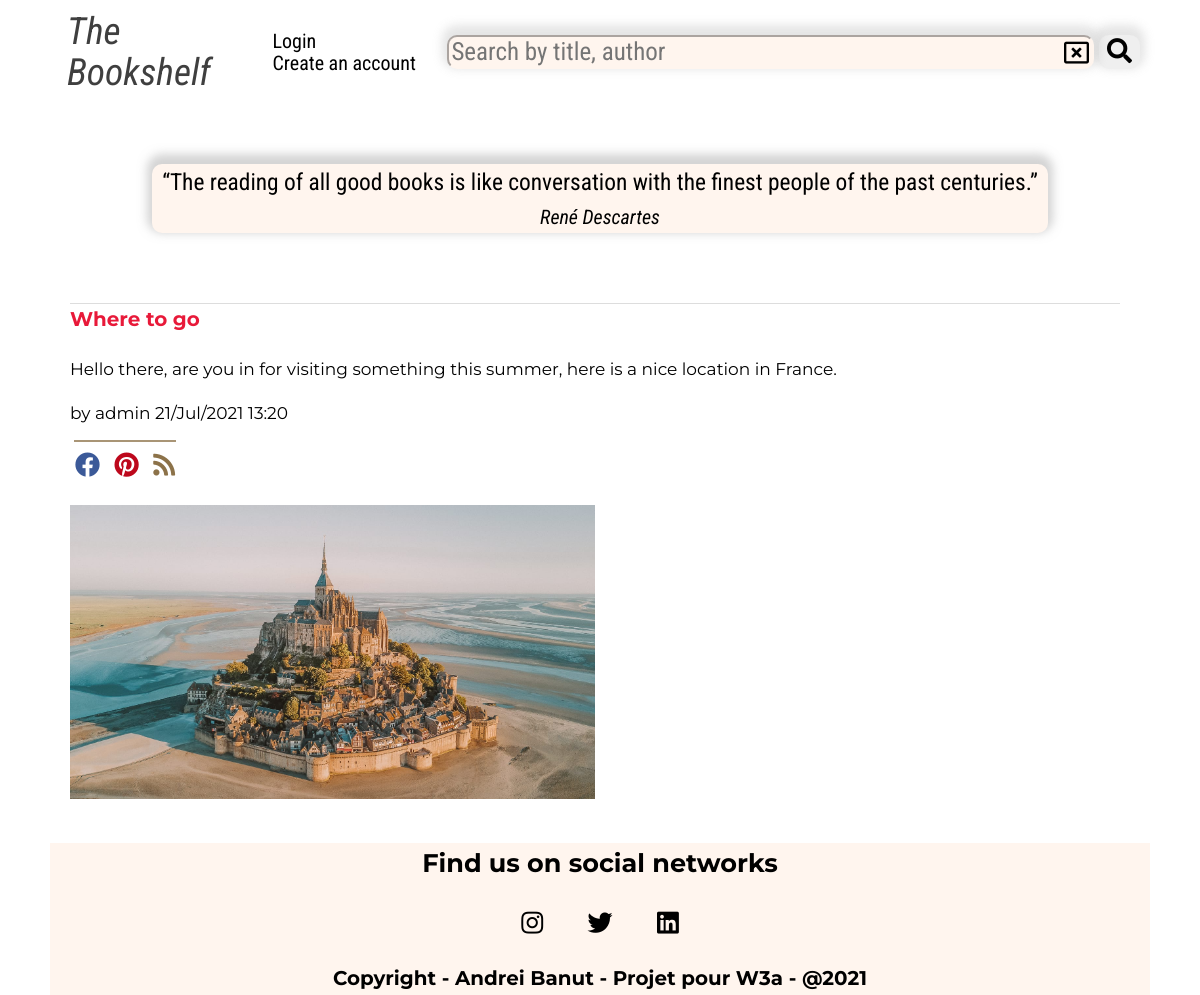
The page /post-details.php?id=60 on the database its author committed.
### tables this page shows
CREATE TABLE IF NOT EXISTS `posts` (
  `id` int(11) NOT NULL AUTO_INCREMENT,
  `title` varchar(250) NOT NULL,
  `content` text,
  `picture` varchar(250) DEFAULT NULL,
  `created_at` timestamp NULL DEFAULT CURRENT_TIMESTAMP,
  `edited_at` timestamp NULL DEFAULT CURRENT_TIMESTAMP,
  `user_id` int(11) NOT NULL,
  PRIMARY KEY (`id`),
  KEY `user_id` (`user_id`)
);

CREATE TABLE IF NOT EXISTS `users` (
  `id` int(11) NOT NULL AUTO_INCREMENT,
  `nickname` varchar(50) NOT NULL,
  `first_name` varchar(50) NOT NULL,
  `last_name` varchar(50) NOT NULL,
  `email` varchar(250) NOT NULL,
  `password` varchar(250) NOT NULL,
  `created_at` timestamp NULL DEFAULT CURRENT_TIMESTAMP,
  `role_id` int(11) NOT NULL DEFAULT '1',
  PRIMARY KEY (`id`),
  UNIQUE KEY `pseudo` (`nickname`),
  UNIQUE KEY `email` (`email`),
  KEY `role_id` (`role_id`)
);

### post-details.php (called while the page is built, shortened)
<?php
require 'lib/conf.php';
if ($_SERVER['REQUEST_METHOD'] === 'GET')
{
  if(isset($_GET['id']) && !empty($_GET['id'])) {
            $postId = $_GET['id'];
            try {
            $q = $pdo->prepare(
            $sql = 'SELECT posts.id, title, content, picture, posts.created_at, posts.user_id, users.id, nickname
            FROM posts
            INNER JOIN users ON users.id = posts.user_id
            WHERE posts.id = :post_id ');
        $q->execute([':post_id' => $postId]);
        $post = $q->fetch();
    } catch (PDOException $e) {
        echo $e->getMessage();
        die;
    }
        }
}
require 'views/post-details.phtml';

### views/post-details.phtml (the view, shortened to what this page needs)
<?php require 'partials/head.php'; ?>
<body>
  <header class="header">
    <?php require 'partials/navbar.php'; ?>
  </header>
  <div class="container">
    <div class="posts-wrapper d-flex flex-col">
      <div class="showcase justify-center">
        <div class="showcase-banner d-flex flex-col align-center justify-center text-center">
          <div class="showcase-banner-holder">
            <h3>“The reading of all good books is like conversation with the finest people of the past centuries.”</h3>
            <p><i>René Descartes </i></p>
          </div>
        </div>
      </div>
      <section id="post-details">
        <div class="post-content">
          <div class="post-content">
            <h3 class="post-title"><?= htmlspecialchars($post['title']) ?></h3>
            <p><?= htmlspecialchars($post['content']) ?></p>
            <div class="posted-by">
              <p>by <span><?= htmlspecialchars($post['nickname']) ?></span> <span
                  class="posted-at"><?= date_create($post['created_at'])->format('d/M/Y H:i') ?></span></p>
            </div>
            <div class="post-details-social">
              <a href="https://www.facebook.com" target="_blank"><i class="fab fa-facebook"></i></a>
              <a href="https://www.pinterest.com" target="_blank"><i class="fab fa-pinterest"></i></a>
              <a href="https://www.rss.com" target="_blank"><i class="fas fa-rss"></i></a>
            </div>
            <?php if ($post['picture'] !== null):?>
            <div class="post-image">
              <a href="#"><img src="images/posts/<?= htmlspecialchars($post['picture']) ?>" alt="an image"></a>
            </div>
            <?php else: ?>
            <div class="post-image hide">
              <a href="#"><img src="images/posts/<?= htmlspecialchars($post['picture']) ?>" alt="an image"></a>
            </div>
            <?php endif; ?>
          </div>
      </section>
    </div>
  </div>
  <footer>
    <?php require 'partials/footer.php'; ?>
  </footer>
</body>
</html>

### css/style.css (style rules this page uses)
* { box-sizing: border-box; }
html { font-size: 62.5%; }
:root { --primaryFontSize: 2rem; --bigFontSize: 2.5rem; --mediumFontSize: 1.7rem; --smallFontSize: 1.5rem; --primaryFontFamily: "Montserrat", sans-serif; --secondaryFontFamily: "Roboto Condensed", sans-serif; --white: #fff; --black: #000; --post-title: #e81939; --bgcprimary: #ffffff; --bgcsecondary: #fffafa; --bgcbutton: #fff5ee; --read: #1e90ff; --edit: #624213; --quit: #ff0000; --validate: #008000; --shadowsm: 0px -5px 10px 5px rgba(169, 169, 169, 0.2); --shadowmd: 0px -5px 10px 5px rgba(169, 169, 169, 0.3); --shadowlg: 0px -5px 10px 5px rgba(169, 169, 169, 0.4); --shadowxl: 0px -5px 10px 5px rgba(169, 169, 169, 0.5); }
body { background-color: var(--bgcprimary); font-size: var(--primaryFontSize); line-height: 1.6; font-family: var(--primaryFontFamily); }
.container { width: 1100px; max-width: 100%; margin: 0 auto; }
img { max-width: 100%; }
a { text-decoration: none; color: inherit; }
.text-center { text-align: center; }
.d-flex { display: flex; }
.flex-col { flex-direction: column; }
.justify-center { justify-content: center; }
.align-center { align-items: center; }
.header { margin-top: 1rem; margin-bottom: 1rem; font-family: var(--secondaryFontFamily); position: sticky; top: 0; z-index: 999; background-color: var(--white); }
.showcase { margin-top: 5rem; }
.showcase-banner { font-family: var(--secondaryFontFamily); margin: 0 auto; }
.showcase-banner-holder { border-radius: 10px; box-shadow: var(--shadowxl); background-color: var(--bgcbutton); }
.showcase-banner h3 { margin: 0 1rem; font-weight: normal; }
.showcase-banner p { margin: 0; }
.post-content { margin-right: 1.5rem; margin-bottom: 1rem; padding-top: 1rem; flex: 1 auto; font-size: var(--mediumFontSize); }
.post-title { margin-top: 0; color: var(--post-title); }
.post-image { flex: 0 0 50%; max-width: 50%; margin-bottom: 1rem; }
#post-details { margin-top: 5rem; margin-left: 2rem; font-size: var(--mediumFontSize); }
.post-details-social { margin-bottom: 2rem; position: relative; }
.post-details-social::after { content: ""; position: absolute; display: block; border: 1px solid; color: #8c7249; left: 4px; top: -5px; opacity: 0.75; width: 100px; }
.post-details-social a { margin: 0.5rem; font-size: var(--bigFontSize); border-radius: 0.5rem; }
.fa-facebook { color: #3b5998; background-image: linear-gradient( to bottom, transparent 20%, white 20%, white 93%, transparent 93% ); background-size: 55%; background-position: 70% 0; background-repeat: no-repeat; }
.fa-pinterest { background: var(--white); color: #bd081c; }
.fa-rss { color: #8c7249; }
.post-title { border-top: 1px solid #ddd; }
footer { margin-top: 2.5rem; font-size: var(--mediumFontSize); }

### rows shown on the page
posts: title "Where to go", content "Hello there, are you in for visiting something this summer, here is a nice location in France.", user.nickname "admin", created_at "21/Jul/2021 13:20", picture (picture)
